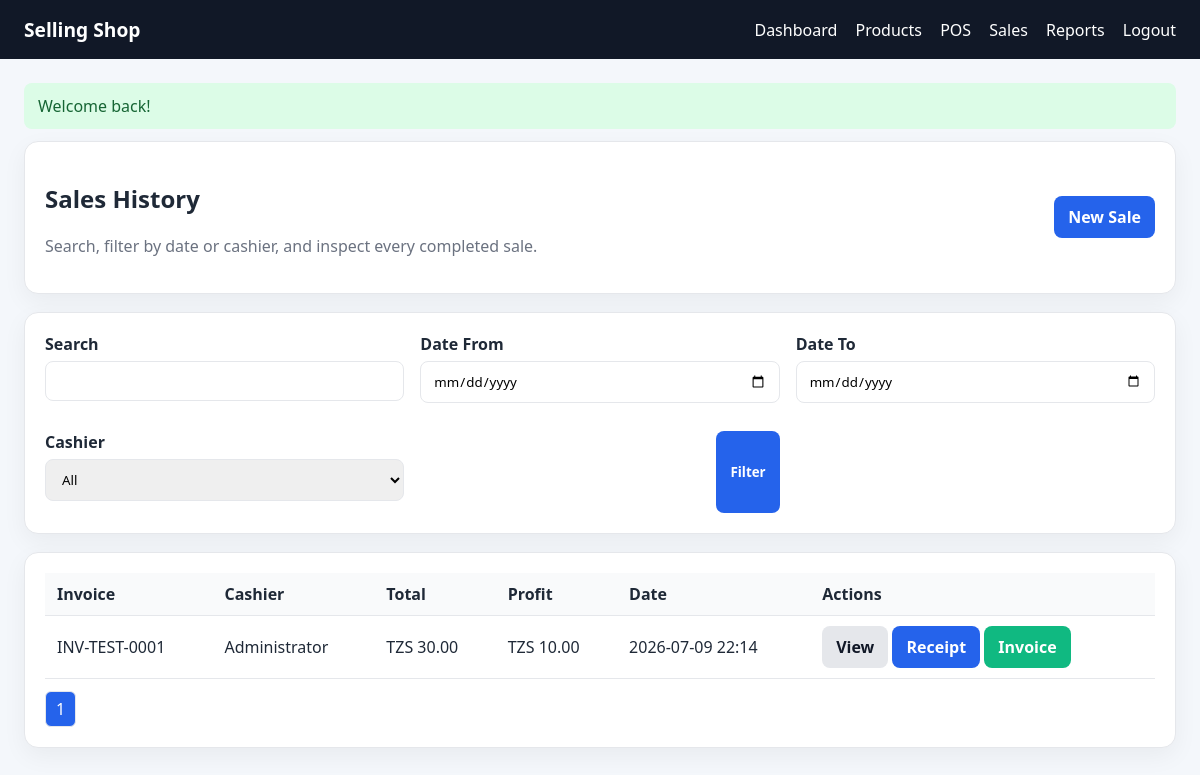
The page /index.php?action=sales/history (signed in) on the database its author committed.
### tables this page shows
CREATE TABLE sales (
        id INTEGER PRIMARY KEY AUTOINCREMENT,
        invoice_number TEXT NOT NULL UNIQUE,
        cashier_id INTEGER NOT NULL,
        subtotal REAL NOT NULL DEFAULT 0,
        discount REAL NOT NULL DEFAULT 0,
        tax REAL NOT NULL DEFAULT 0,
        total REAL NOT NULL DEFAULT 0,
        revenue REAL NOT NULL DEFAULT 0,
        profit REAL NOT NULL DEFAULT 0,
        payment_method TEXT NOT NULL DEFAULT 'cash',
        status TEXT NOT NULL DEFAULT 'completed',
        created_at DATETIME DEFAULT CURRENT_TIMESTAMP,
        FOREIGN KEY(cashier_id) REFERENCES users(id)
    );

CREATE TABLE users (
        id INTEGER PRIMARY KEY AUTOINCREMENT,
        name TEXT NOT NULL,
        email TEXT NOT NULL UNIQUE,
        password TEXT NOT NULL,
        role TEXT NOT NULL DEFAULT 'cashier',
        created_at DATETIME DEFAULT CURRENT_TIMESTAMP
    );

### app/Controllers/Controller.php (called while the page is built, shortened)
<?php
class Controller {
    protected function render(string $view, array $data = []): void {
        extract($data);
        $viewFile = base_path('app/Views/' . str_replace('.', '/', $view) . '.php');
        include base_path('app/Views/partials/header.php');
        include $viewFile;
        include base_path('app/Views/partials/footer.php');
    }
    protected function pagination(int $total, int $page, int $perPage = 10): array {
        $pages = max(1, (int)ceil($total / $perPage));
        $page = max(1, min($page, $pages));
        return ['page' => $page, 'pages' => $pages, 'perPage' => $perPage];
    }
}

### app/Controllers/SaleController.php (called while the page is built, shortened)
<?php
require_once base_path('app/Controllers/Controller.php');
require_once base_path('app/Models/Sale.php');
class SaleController extends Controller {
    public function history(): void {
        $saleModel = new Sale();
        $page = max(1, (int)($_GET['page'] ?? 1));
        $filters = [
            'search' => sanitize($_GET['search'] ?? ''),
            'cashier_id' => !empty($_GET['cashier_id']) ? (int)$_GET['cashier_id'] : '',
            'date_from' => $_GET['date_from'] ?? '',
            'date_to' => $_GET['date_to'] ?? '',
        ];
        $perPage = $this->config['items_per_page'];
        $total = $saleModel->countAll($filters);
        $sales = $saleModel->findAll($filters, $perPage, ($page - 1) * $perPage);
        $pagination = $this->pagination($total, $page, $perPage);
        $this->render('sales/history', [
            'sales' => $sales,
            'filters' => $filters,
            'pagination' => $pagination,
            'cashiers' => getDb()->query('SELECT id, name FROM users WHERE role IN (\'admin\', \'cashier\') ORDER BY name')->fetchAll(),
        ]);
    }
}

### public/index.php (called while the page is built, shortened)
<?php
require_once __DIR__ . '/../config/bootstrap.php';
require_once base_path('app/Controllers/Controller.php');
require_once base_path('app/Controllers/SaleController.php');
$action = $_GET['action'] ?? 'dashboard';
$routes = [
    'dashboard' => ['DashboardController', 'index'],
    'login' => ['AuthController', 'loginForm'],
    'do-login' => ['AuthController', 'login'],
    'logout' => ['AuthController', 'logout'],
    'products' => ['ProductController', 'index'],
    'products/form' => ['ProductController', 'form'],
    'products/save' => ['ProductController', 'save'],
    'products/show' => ['ProductController', 'show'],
    'products/delete' => ['ProductController', 'delete'],
    'products/restore' => ['ProductController', 'restore'],
    'sales/pos' => ['SaleController', 'pos'],
    'sales/add-to-cart' => ['SaleController', 'addToCart'],
    'sales/update-cart' => ['SaleController', 'updateCart'],
    'sales/remove-item' => ['SaleController', 'removeItem'],
    'sales/checkout' => ['SaleController', 'checkout'],
    'sales/cancel' => ['SaleController', 'cancel'],
    'sales/hold' => ['SaleController', 'hold'],
    'sales/resume' => ['SaleController', 'resume'],
    'sales/history' => ['SaleController', 'history'],
    'sales/show' => ['SaleController', 'show'],
    'sales/receipt' => ['SaleController', 'receipt'],
    'sales/invoice' => ['SaleController', 'invoice'],
    'reports' => ['ReportController', 'index'],
];
[$controllerName, $method] = $routes[$action];
$controller = new $controllerName();
$controller->$method();

### config/bootstrap.php (called while the page is built, shortened)
<?php
function base_path(string $path = ''): string {
    return APP_ROOT . ($path ? '/' . ltrim($path, '/') : '');
}
function url(string $path = ''): string {
    $path = ltrim($path, '/');
    return $path ? 'index.php?action=' . $path : 'index.php';
}
function formatCurrency(float $amount): string {
    return 'TZS ' . number_format($amount, 2);
}
function sanitize(string $value): string {
    return trim(htmlspecialchars($value, ENT_QUOTES, 'UTF-8'));
}
function getDb(): PDO {
    static $pdo = null;
    if ($pdo) {
        return $pdo;
    }
    $dbFile = getenv('DB_PATH') ?: base_path('storage/app.sqlite');
    $pdo = new PDO('sqlite:' . $dbFile);
    $pdo->setAttribute(PDO::ATTR_ERRMODE, PDO::ERRMODE_EXCEPTION);
    $pdo->setAttribute(PDO::ATTR_DEFAULT_FETCH_MODE, PDO::FETCH_ASSOC);
    return $pdo;
}

### app/Models/Model.php (called while the page is built, shortened)
<?php
class Model {
    public function __construct() {
        $this->db = getDb();
    }
}

### app/Models/Sale.php (called while the page is built, shortened)
<?php
require_once base_path('app/Models/Model.php');
class Sale extends Model {
    public function findAll(array $filters = [], int $limit = 10, int $offset = 0): array {
        $sql = 'SELECT s.*, u.name as cashier_name FROM sales s LEFT JOIN users u ON u.id = s.cashier_id WHERE 1=1';
        $params = [];
        $sql .= ' ORDER BY s.created_at DESC LIMIT :limit OFFSET :offset';
        $stmt = $this->db->prepare($sql);
        $stmt->bindValue(':limit', $limit, PDO::PARAM_INT);
        $stmt->bindValue(':offset', $offset, PDO::PARAM_INT);
        $stmt->execute();
        return $stmt->fetchAll();
    }
    public function countAll(array $filters = []): int {
        $sql = 'SELECT COUNT(*) FROM sales s LEFT JOIN users u ON u.id = s.cashier_id WHERE 1=1';
        $params = [];
        $stmt = $this->db->prepare($sql);
        $stmt->execute();
        return (int)$stmt->fetchColumn();
    }
}

### app/Views/sales/history.php (the view, shortened to what this page needs)
<div class="card">
    <div class="flex" style="justify-content:space-between;align-items:center;">
        <div>
            <h2>Sales History</h2>
            <p class="muted">Search, filter by date or cashier, and inspect every completed sale.</p>
        </div>
        <a class="btn btn-primary" href="<?= url('sales/pos') ?>">New Sale</a>
    </div>
</div>
<div class="card">
    <form method="get" action="<?= url('sales/history') ?>" class="grid grid-3">
        <div class="form-group">
            <label>Search</label>
            <input type="text" name="search" value="<?= htmlspecialchars($filters['search'] ?? '') ?>">
        </div>
        <div class="form-group">
            <label>Date From</label>
            <input type="date" name="date_from" value="<?= htmlspecialchars($filters['date_from'] ?? '') ?>">
        </div>
        <div class="form-group">
            <label>Date To</label>
            <input type="date" name="date_to" value="<?= htmlspecialchars($filters['date_to'] ?? '') ?>">
        </div>
        <div class="form-group">
            <label>Cashier</label>
            <select name="cashier_id">
                <option value="">All</option>
            </select>
        </div>
        <div class="right"><button class="btn btn-primary" type="submit">Filter</button></div>
    </form>
</div>
<div class="card">
    <table class="table">
        <thead><tr><th>Invoice</th><th>Cashier</th><th>Total</th><th>Profit</th><th>Date</th><th>Actions</th></tr></thead>
        <tbody>
        <?php foreach ($sales as $sale): ?>
            <tr>
                <td><?= htmlspecialchars($sale['invoice_number']) ?></td>
                <td><?= htmlspecialchars($sale['cashier_name'] ?? 'N/A') ?></td>
                <td><?= formatCurrency((float)$sale['total']) ?></td>
                <td><?= formatCurrency((float)$sale['profit']) ?></td>
                <td><?= htmlspecialchars(substr($sale['created_at'], 0, 16)) ?></td>
                <td>
                    <a class="btn btn-secondary" href="<?= url('sales/show&id=' . $sale['id']) ?>">View</a>
                    <a class="btn btn-primary" href="<?= url('sales/receipt&id=' . $sale['id']) ?>">Receipt</a>
                    <a class="btn btn-success" href="<?= url('sales/invoice&id=' . $sale['id']) ?>">Invoice</a>
                </td>
            </tr>
        <?php endforeach; ?>
        </tbody>
    </table>
    <div class="pagination">
        <?php for ($i = 1; $i <= $pagination['pages']; $i++): ?>
            <a class="page <?= $i === $pagination['page'] ? 'active' : '' ?>" href="<?= url('sales/history&page=' . $i . '&search=' . urlencode($filters['search'] ?? '') . '&date_from=' . urlencode($filters['date_from'] ?? '') . '&date_to=' . urlencode($filters['date_to'] ?? '') . '&cashier_id=' . urlencode($filters['cashier_id'] ?? '')) ?>"><?= $i ?></a>
        <?php endfor; ?>
    </div>
</div>

### public/assets/styles.css (style rules this page uses)
:root { --bg:#f4f7fb;--card:#fff;--text:#1f2937;--muted:#6b7280;--primary:#2563eb;--accent:#10b981;--danger:#dc2626;--warning:#f59e0b;--border:#e5e7eb }
* { box-sizing:border-box;font-family:Segoe UI,Arial,sans-serif }
body { margin:0;background:var(--bg);color:var(--text) }
.card { background:var(--card);border:1px solid var(--border);border-radius:14px;padding:20px;box-shadow:0 8px 24px rgba(0,0,0,.05);margin-bottom:18px }
.grid { display:grid;gap:16px }
.grid-3 { grid-template-columns:repeat(3,minmax(0,1fr)) }
.muted { color:var(--muted) }
.table { width:100%;border-collapse:collapse }
.table th,.table td { padding:10px 12px;border-bottom:1px solid var(--border);text-align:left }
.table th { background:#f9fafb }
.btn { display:inline-block;padding:10px 14px;border:none;border-radius:8px;text-decoration:none;cursor:pointer;font-weight:600 }
.btn-primary { background:var(--primary);color:white }
.btn-success { background:var(--accent);color:white }
.btn-secondary { background:#e5e7eb;color:#111827 }
.form-group { margin-bottom:12px }
.form-group label { display:block;margin-bottom:6px;font-weight:600 }
.form-group input,.form-group select,.form-group textarea { width:100%;padding:10px 12px;border:1px solid var(--border);border-radius:8px }
.right { display:flex;justify-content:flex-end;gap:8px }
.flex { display:flex;gap:10px;align-items:center }
.pagination { display:flex;gap:8px;align-items:center;margin-top:12px }
.page { padding:6px 10px;border-radius:6px;border:1px solid var(--border);text-decoration:none;color:var(--text) }
.page.active { background:var(--primary);color:white }

### rows shown on the page
sales: invoice_number "INV-TEST-0001", cashier.name "Administrator", total "TZS 30.00", profit "TZS 10.00", created_at "2026-07-09 22:14"

### other values the page prints
$message "Welcome back!"
